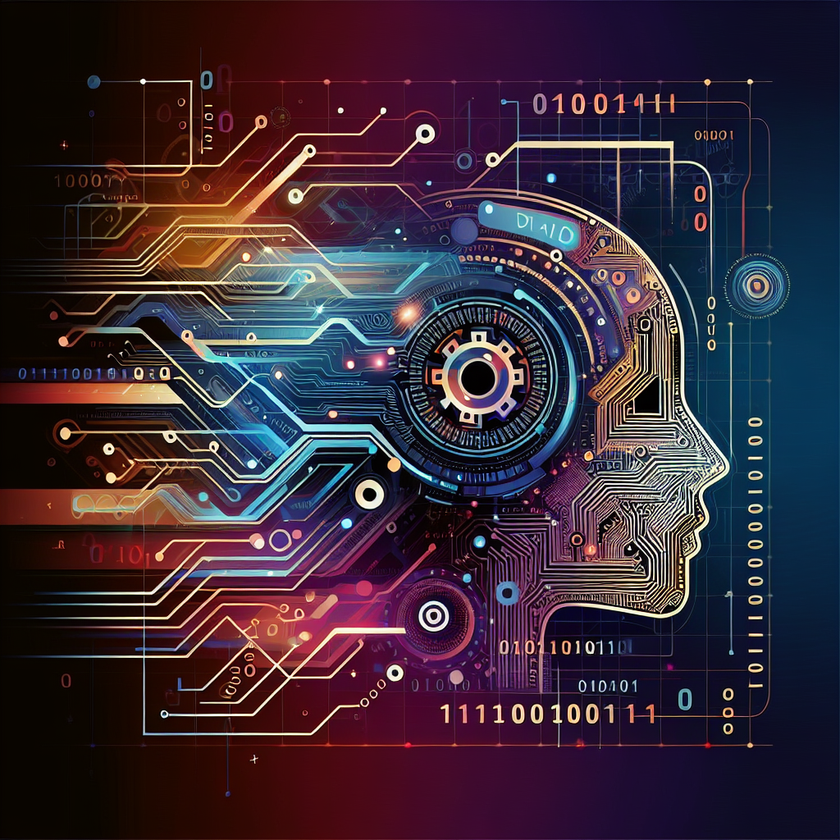
#> input picture computer vision/ai_graffiti_removal/original.png, 840 x 840 px, shrunk from 1024 x 1024 before the run
$ python test.py
#> lines starting #> are read from the running program, lines starting #| are printed output that depends on the picture; after the words box and inside, x2 and y2 are one past the last pixel; in counts of white or black regions, pixels touching at a corner belong together
import os
import cv2 as cv

import cv2
import numpy as np
import random
from matplotlib import pyplot as plt


def create_synthetic_graffiti(image_path, output_path):
    """Create a synthetic graffiti image for demonstration"""
#> called with image_path = 'original.png', output_path = 'graffiti_image.jpg'
    # Load the original image
    img = cv2.imread(image_path)
#> img is the input picture: shape (840, 840, 3); mean B, G, R 55.4, 41.9, 57.1
    if img is None:
        raise ValueError("Image not found")

    # Create a copy to draw graffiti on
    graffiti_img = img.copy()
    height, width = img.shape[:2]
#> height = 840; width = 840

    # Draw random graffiti-like elements
    colors = [
        (255, 0, 0),  # Red
        (0, 255, 0),  # Green
        (0, 0, 255),  # Blue
        (255, 255, 0),  # Yellow
        (255, 0, 255),  # Magenta
        (0, 255, 255),  # Cyan
    ]

    # Draw random text
    for _ in range(3):
        text = "GRAFFITI"
        font = random.choice([
            cv2.FONT_HERSHEY_SIMPLEX,
            cv2.FONT_HERSHEY_COMPLEX,
            cv2.FONT_HERSHEY_SCRIPT_COMPLEX
        ])
        pos = (random.randint(50, width - 200), random.randint(50, height - 50))
        scale = random.uniform(0.8, 2.5)
        color = random.choice(colors)
        thickness = random.randint(2, 5)

        cv2.putText(graffiti_img, text, pos, font, scale, color, thickness, cv2.LINE_AA)
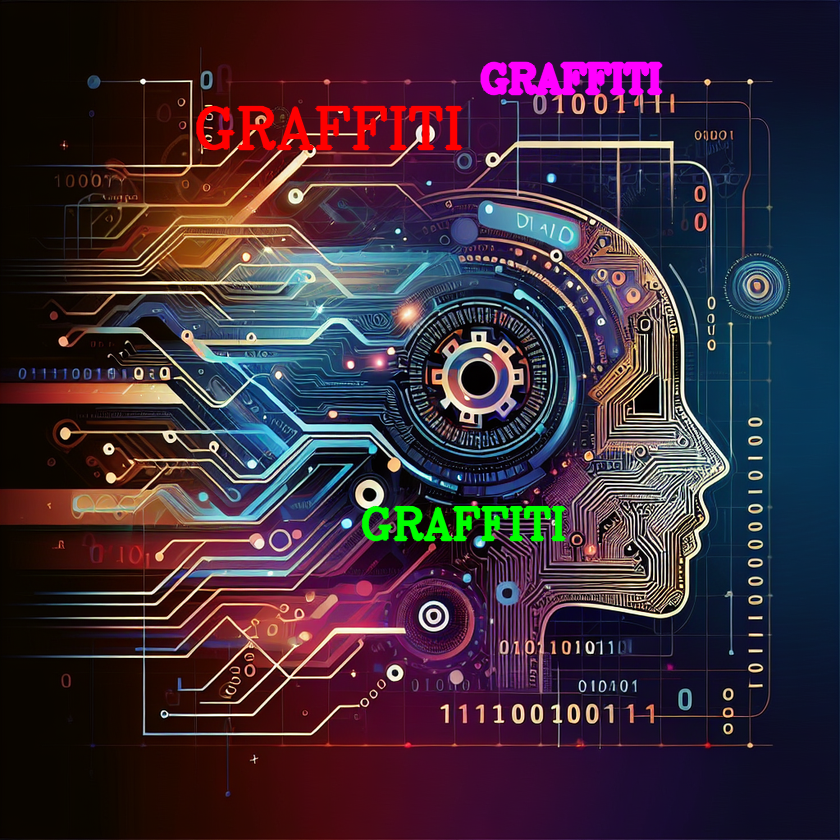
#> graffiti_img: shape (840, 840, 3); 2.27% of pixels changed, all inside (x1, y1, x2, y2) = (195, 61, 663, 542)

    # Draw random shapes
    for _ in range(5):
        pt1 = (random.randint(0, width), random.randint(0, height))
        pt2 = (random.randint(0, width), random.randint(0, height))
        color = random.choice(colors)
        thickness = random.randint(1, 3)
        cv2.line(graffiti_img, pt1, pt2, color, thickness)
#> this loop made 5 passes
#> color on passes 1 to 5: (0, 255, 255), (255, 255, 0), (255, 255, 0), (255, 0, 255), (0, 255, 255)
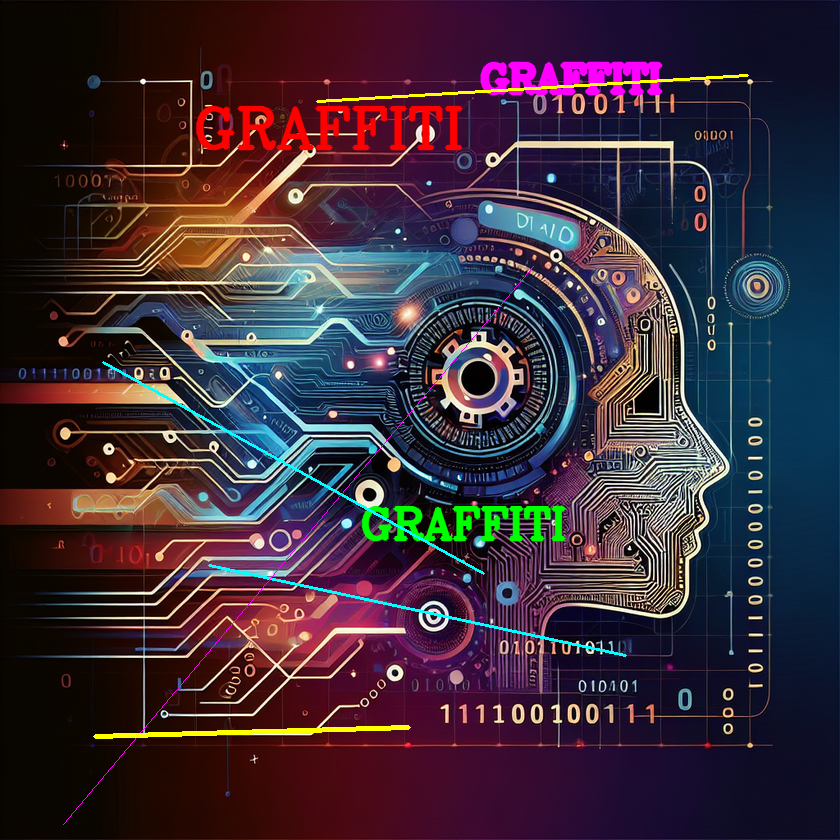
#> graffiti_img: shape (840, 840, 3); 0.83% of pixels changed, all inside (x1, y1, x2, y2) = (63, 74, 749, 825)

    for _ in range(3):
        center = (random.randint(0, width), random.randint(0, height))
        radius = random.randint(10, 50)
        color = random.choice(colors)
        thickness = random.choice([-1, 1, 2, 3])
        cv2.circle(graffiti_img, center, radius, color, thickness)
#> this loop made 3 passes
#> color on passes 1 to 3: (0, 0, 255), (0, 255, 0), (255, 0, 255)
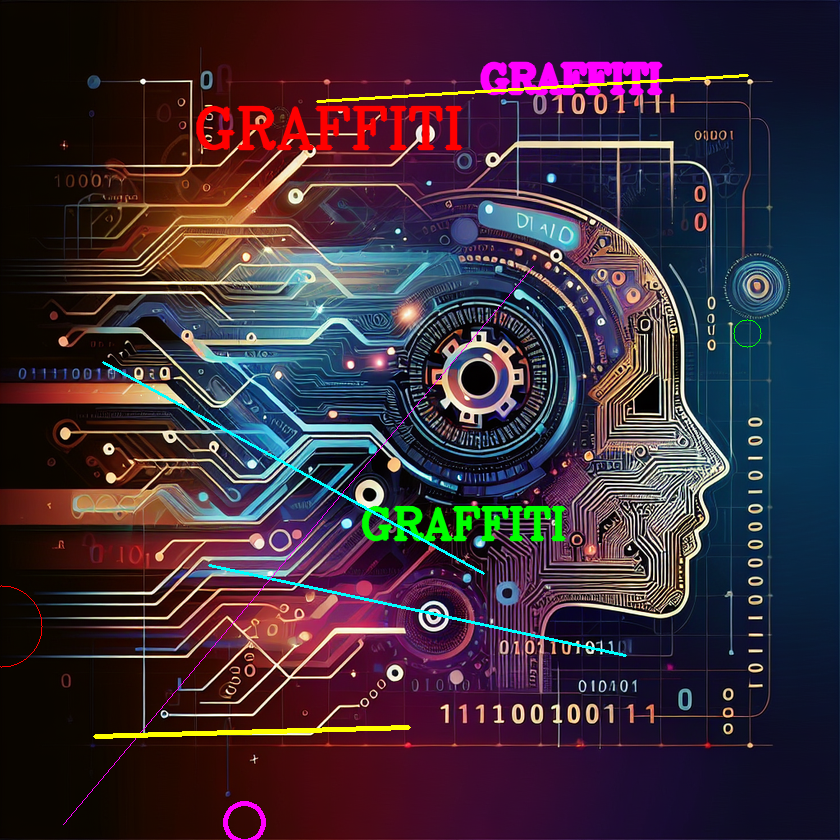
#> graffiti_img: shape (840, 840, 3); 0.1% of pixels changed, all inside (x1, y1, x2, y2) = (0, 319, 762, 840)

    # Save the result
    cv2.imwrite(output_path, graffiti_img)
    return graffiti_img


def create_mask_interactive(image):
    """Create a mask by letting the user draw on the image"""
    clone = image.copy()
    mask = np.zeros(image.shape[:2], dtype=np.uint8)
    drawing = False

    # [15 lines left out: function mouse_callback, not called in this run]

    cv2.namedWindow("Mark Graffiti (Press 'd' when done)")
    cv2.setMouseCallback("Mark Graffiti (Press 'd' when done)", mouse_callback)

    while True:
        cv2.imshow("Mark Graffiti (Press 'd' when done)", clone)
        key = cv2.waitKey(1) & 0xFF
#> (key Esc is pressed here)

        # Press 'r' to reset
        if key == ord("r"):
            clone = image.copy()
            mask = np.zeros(image.shape[:2], dtype=np.uint8)
        # Press 'd' when done
        elif key == ord("d"):
            break

    cv2.destroyAllWindows()
    return mask


# [41 lines left out: functions remove_graffiti, compare_methods, not called in this run]


def main():
    # Step 1: Create synthetic graffiti (or use your own image)
    input_image = "original.png"  # Replace with your image
    graffiti_image = "graffiti_image.jpg"
    result_image = "cleaned_image.jpg"

    # Create synthetic graffiti (skip if you have your own graffiti image)
    print("Creating synthetic graffiti for demonstration...")
    graffiti_img = create_synthetic_graffiti(input_image, graffiti_image)

    # Step 2: Create mask interactively
    print("\nInteractive mask creation:")
    print("1. Use mouse to mark graffiti areas (left click and drag)")
    print("2. Press 'r' to reset the mask")
    print("3. Press 'd' when done marking")
    mask = create_mask_interactive(graffiti_img)

    # Step 3: Remove graffiti and compare methods
    print("\nProcessing image...")
    result_telea, result_ns = compare_methods(graffiti_img, mask)

    # Save the results
    cv2.imwrite("result_telea.jpg", result_telea)
    cv2.imwrite("result_ns.jpg", result_ns)
    print(f"\nResults saved as 'result_telea.jpg' and 'result_ns.jpg'")


if __name__ == "__main__":
    main()

$ run again, with computer vision/aerial_img/city.jpg saved as computer vision/ai_graffiti_removal/original.png
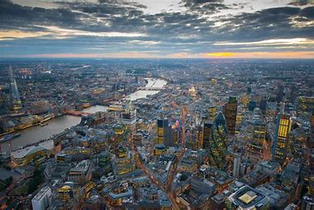
#> input picture computer vision/aerial_img/city.jpg, 314 x 210 px, shrunk from 383 x 256 before the run
#> in create_synthetic_graffiti, img is the input picture: shape (210, 314, 3); mean B, G, R 104.4, 99.1, 92.3
#> the loop in create_synthetic_graffiti, `for _ in range(5):` made 5 passes
#> color on passes 1 to 5: (0, 0, 255), (0, 0, 255), (255, 0, 255), (255, 0, 0), (255, 255, 0)
#> after the loop in create_synthetic_graffiti, `for _ in range(5):`:
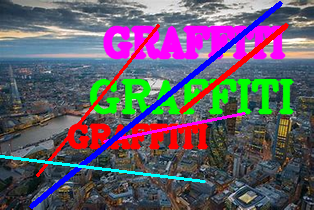
#> graffiti_img: shape (210, 314, 3); mean B, G, R 105.1, 91, 99.1
#> the loop in create_synthetic_graffiti, `for _ in range(3):` made 3 passes
#> color on passes 1 to 3: (0, 255, 255), (0, 255, 0), (255, 0, 0)
#> after the loop in create_synthetic_graffiti, `for _ in range(3):`:
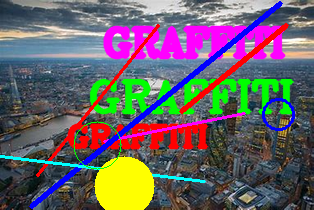
#> graffiti_img: shape (210, 314, 3); 4.63% of pixels changed, all inside (x1, y1, x2, y2) = (73, 98, 295, 210)
